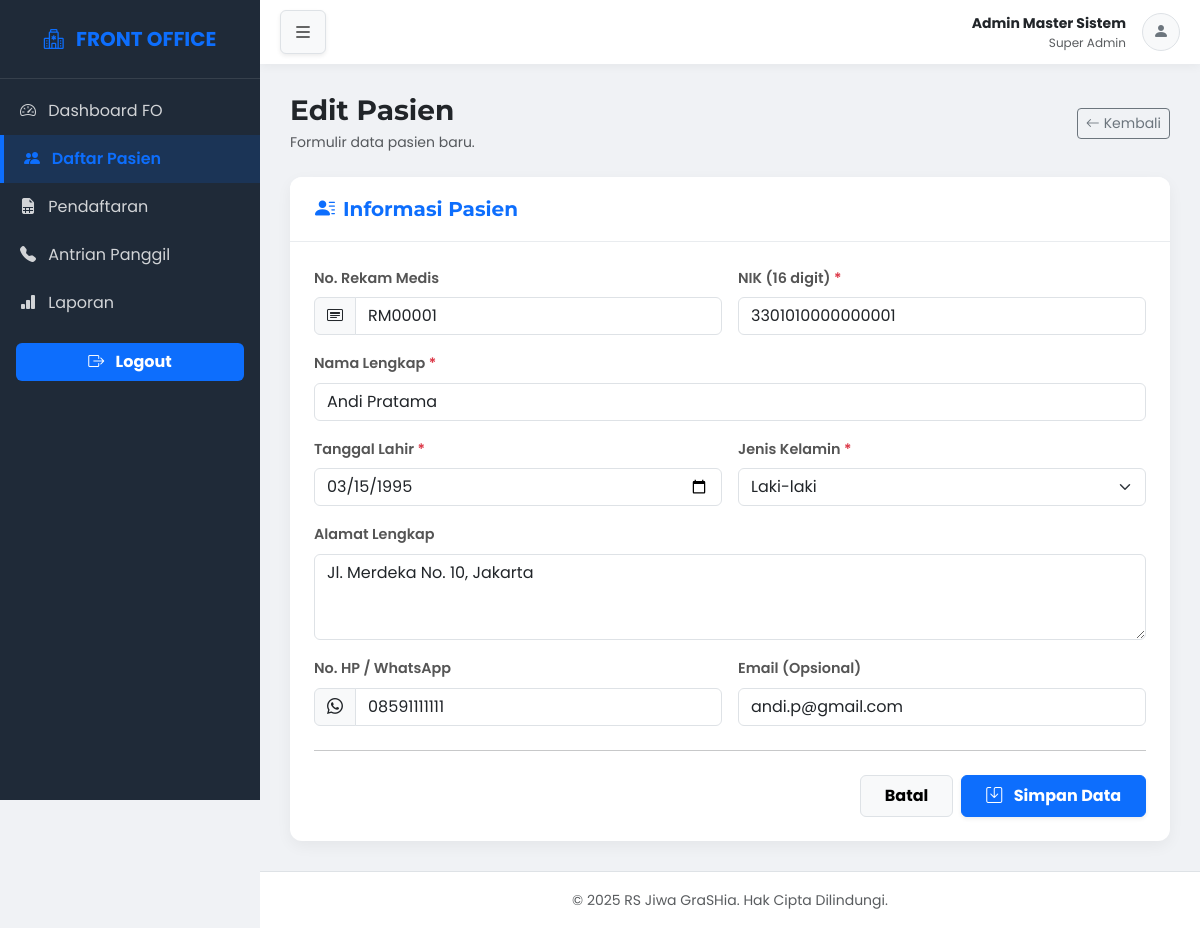
Screenshot of /pasien_form.php?id=1 (signed in) with the database file from the repository.
### tables this page shows
CREATE TABLE `pasien` (
  `pasien_id` int(11) NOT NULL,
  `no_rekam_medis` varchar(15) DEFAULT NULL,
  `nik` varchar(16) NOT NULL,
  `nama_lengkap` varchar(100) NOT NULL,
  `tgl_lahir` date NOT NULL,
  `jenis_kelamin` enum('Laki-laki','Perempuan') NOT NULL,
  `alamat` text DEFAULT NULL,
  `no_hp` varchar(15) DEFAULT NULL,
  `email` varchar(100) DEFAULT NULL,
  `tgl_daftar` datetime NOT NULL
);

### pasien_form.php (the view, shortened to what this page needs)
<?php
include "koneksi.php";
$nama_lengkap_admin = htmlspecialchars($_SESSION['nama_lengkap'] ?? 'User');
$role_admin = htmlspecialchars($_SESSION['role'] ?? 'Guest');
$current_file = 'pasien_list.php';
$pasien_id = isset($_GET['id']) ? (int)$_GET['id'] : 0;
$pasien_data = [];
$mode = $pasien_id > 0 ? 'Edit' : 'Tambah';
$menu_items = [
    [ 'title' => 'Dashboard FO', 'icon' => 'bi-speedometer2', 'link' => 'frontoffice_dashboard.php' ],
    [ 'title' => 'Daftar Pasien', 'icon' => 'bi-people-fill', 'link' => 'pasien_list.php' ],
    [ 'title' => 'Pendaftaran', 'icon' => 'bi-file-earmark-spreadsheet-fill', 'link' => 'pendaftaran_list.php' ],
    [ 'title' => 'Antrian Panggil', 'icon' => 'bi-telephone-fill', 'link' => 'antrian_call.php' ],
    [ 'title' => 'Laporan', 'icon' => 'bi-bar-chart-fill', 'link' => 'report.php' ],
];
if ($mode === 'Edit') {
    $sql = "SELECT * FROM pasien WHERE pasien_id = $pasien_id";
    $result = mysqli_query($conn, $sql);
    if ($result && mysqli_num_rows($result) == 1) {
        $pasien_data = mysqli_fetch_assoc($result);
    } else {
        $error_message = "Data Pasien tidak ditemukan.";
        $pasien_id = 0;
        $mode = 'Tambah';
    }
}
?>
<!DOCTYPE html>
<html lang="id">
<head>
    <link href="https://cdn.jsdelivr.net/npm/bootstrap@5.3.3/dist/css/bootstrap.min.css" rel="stylesheet">
    <link rel="stylesheet" href="https://cdn.jsdelivr.net/npm/bootstrap-icons@1.11.3/font/bootstrap-icons.min.css">
</head>
<body>
<div id="wrapper">
    <div id="sidebar-wrapper">
        <div class="sidebar-heading">
            <i class="bi bi-hospital me-2"></i> FRONT OFFICE
        </div>
        <div class="list-group list-group-flush mt-2">
            <?php foreach ($menu_items as $item):
                $active_class = ($item['link'] == $current_file) ? 'active-menu' : '';
            ?>
                <a href="<?php echo $item['link']; ?>" class="list-group-item list-group-item-action <?php echo $active_class; ?>">
                    <i class="bi <?php echo $item['icon']; ?> me-2"></i> <?php echo $item['title']; ?>
                </a>
            <?php endforeach; ?>
        </div>
        <div class="mt-auto p-3 mb-3">
             <a class="btn w-100 fw-bold" href="logout.php" style="background-color: var(--primary-highlight); color: white;">
                 <i class="bi bi-box-arrow-right me-2"></i> Logout
             </a>
        </div>
    </div>
    <div id="page-content-wrapper">
        <nav class="navbar navbar-expand-lg navbar-light navbar-top sticky-top">
            <div class="container-fluid px-0">
                <button class="btn btn-light border shadow-sm" id="sidebarToggle">
                    <i class="bi bi-list fs-5"></i>
                </button>
                <div class="ms-auto d-flex align-items-center">
                    <div class="d-none d-md-block text-end me-3">
                        <span class="d-block fw-bold small text-dark"><?php echo $nama_lengkap_admin; ?></span>
                        <span class="d-block text-muted" style="font-size: 0.75rem;"><?php echo $role_admin; ?></span>
                    </div>
                    <div class="bg-light rounded-circle d-flex align-items-center justify-content-center border" style="width: 38px; height: 38px;">
                        <i class="bi bi-person-fill text-secondary"></i>
                    </div>
                </div>
            </div>
        </nav>
        <div class="main-content">
            <div class="d-flex justify-content-between align-items-center mb-4">
                <div>
                    <h3 class="fw-bold text-dark mb-1"><?php echo $mode; ?> Pasien</h3>
                    <p class="text-muted small mb-0">Formulir data pasien baru.</p>
                </div>
                <a href="pasien_list.php" class="btn btn-outline-secondary btn-sm d-flex align-items-center">
                    <i class="bi bi-arrow-left me-1"></i> Kembali
                </a>
            </div>
            <div class="card card-custom">
                <div class="card-header-custom">
                    <h5 class="mb-0 fw-bold text-primary"><i class="bi bi-person-lines-fill me-2"></i>Informasi Pasien</h5>
                </div>
                <div class="card-body p-4">
                    <form method="post" action="<?php echo htmlspecialchars($_SERVER["PHP_SELF"]);?>">
                        <div class="row g-3">
                            <div class="col-12 col-md-6">
                                <label for="no_rekam_medis" class="form-label">No. Rekam Medis</label>
                                <div class="input-group">
                                    <span class="input-group-text bg-light"><i class="bi bi-card-heading"></i></span>
                                    <input type="text" class="form-control" id="no_rekam_medis" name="no_rekam_medis" value="<?php echo htmlspecialchars($pasien_data['no_rekam_medis'] ?? ''); ?>" placeholder="Isi No. RM">
                                </div>
                            </div>
                            <div class="col-12 col-md-6">
                                <label for="nik" class="form-label">NIK (16 digit) <span class="text-danger">*</span></label>
                                <input type="text" class="form-control" id="nik" name="nik" value="<?php echo htmlspecialchars($pasien_data['nik'] ?? ''); ?>" required pattern="\d{16}" title="NIK harus 16 digit angka" placeholder="Masukkan NIK Pasien">
                            </div>
                            <div class="col-12">
                                <label for="nama_lengkap" class="form-label">Nama Lengkap <span class="text-danger">*</span></label>
                                <input type="text" class="form-control" id="nama_lengkap" name="nama_lengkap" value="<?php echo htmlspecialchars($pasien_data['nama_lengkap'] ?? ''); ?>" required placeholder="Masukkan Nama Lengkap">
                            </div>
                            <div class="col-12 col-md-6">
                                <label for="tgl_lahir" class="form-label">Tanggal Lahir <span class="text-danger">*</span></label>
                                <input type="date" class="form-control" id="tgl_lahir" name="tgl_lahir" value="<?php echo htmlspecialchars($pasien_data['tgl_lahir'] ?? ''); ?>" required>
                            </div>
                            <div class="col-12 col-md-6">
                                <label for="jenis_kelamin" class="form-label">Jenis Kelamin <span class="text-danger">*</span></label>
                                <select id="jenis_kelamin" name="jenis_kelamin" class="form-select" required>
                                    <option value="Laki-laki" <?php echo ($pasien_data['jenis_kelamin'] ?? '') == 'Laki-laki' ? 'selected' : ''; ?>>Laki-laki</option>
                                </select>
                            </div>
                            <div class="col-12">
                                <label for="alamat" class="form-label">Alamat Lengkap</label>
                                <textarea class="form-control" id="alamat" name="alamat" rows="3" placeholder="Jalan, RT/RW..."><?php echo htmlspecialchars($pasien_data['alamat'] ?? ''); ?></textarea>
                            </div>
                            <div class="col-12 col-md-6">
                                <label for="no_hp" class="form-label">No. HP / WhatsApp</label>
                                <div class="input-group">
                                    <span class="input-group-text bg-light"><i class="bi bi-whatsapp"></i></span>
                                    <input type="text" class="form-control" id="no_hp" name="no_hp" value="<?php echo htmlspecialchars($pasien_data['no_hp'] ?? ''); ?>" placeholder="08...">
                                </div>
                            </div>
                            <div class="col-12 col-md-6">
                                <label for="email" class="form-label">Email (Opsional)</label>
                                <input type="email" class="form-control" id="email" name="email" value="<?php echo htmlspecialchars($pasien_data['email'] ?? ''); ?>" placeholder="email@contoh.com">
                            </div>
                        </div>
                        <hr class="my-4">
                        <div class="d-grid gap-2 d-md-flex justify-content-md-end">
                            <a href="pasien_list.php" class="btn btn-light border fw-bold py-2 px-4 order-2 order-md-1">Batal</a>
                            <button type="submit" class="btn btn-primary fw-bold py-2 px-4 shadow-sm order-1 order-md-2">
                                <i class="bi bi-save me-2"></i> Simpan Data
                            </button>
                        </div>
                    </form>
                </div>
            </div>
        </div>
        <footer class="mt-auto py-3 bg-white text-center border-top">
            <span class="text-muted small">&copy; <?php echo date("Y"); ?> RS Jiwa GraSHia. Hak Cipta Dilindungi.</span>
        </footer>
    </div>
</div>
</body>
</html>

### pasien_form.php (style rules this page uses)
:root { --sidebar-width: 260px; --sidebar-bg: #1f2a38; --sidebar-color: #f8f9fa; --primary-highlight: #0d6efd; --main-font: 'Poppins', sans-serif; --heading-font: 'Montserrat', sans-serif; }
body { background-color: #f0f2f5; font-family: var(--main-font); overflow-x: hidden; }
h1, h2, h3, h4, h5 { font-family: var(--heading-font); }
#wrapper { display: flex; width: 100%; align-items: stretch; transition: all 0.3s; }
#sidebar-wrapper { min-width: var(--sidebar-width); max-width: var(--sidebar-width); background: var(--sidebar-bg); color: var(--sidebar-color); transition: all 0.3s; position: fixed; height: 100vh; z-index: 1050; left: calc(var(--sidebar-width) * -1); overflow-y: auto; }
#page-content-wrapper { width: 100%; min-height: 100vh; transition: all 0.3s; display: flex; flex-direction: column; }
@media (min-width: 992px) { #sidebar-wrapper { left: 0; } }
@media (min-width: 992px) { #page-content-wrapper { margin-left: var(--sidebar-width); } }
.sidebar-heading { padding: 1.5rem 1rem; font-size: 1.25rem; color: var(--primary-highlight); border-bottom: 1px solid rgba(255, 255, 255, 0.1); font-weight: 700; text-align: center; }
.list-group-item { background: transparent; color: rgba(255,255,255,0.8); border: none; padding: 12px 20px; }
.list-group-item.active-menu { background: rgba(13, 110, 253, 0.15); color: var(--primary-highlight); border-left: 4px solid var(--primary-highlight); font-weight: 600; }
.navbar-top { background-color: white !important; box-shadow: 0 2px 10px rgba(0,0,0,.05); padding: 10px 20px; z-index: 1020; }
.main-content { padding: 20px; }
@media (min-width: 768px) { .main-content { padding: 30px; } }
.card-custom { border: none; border-radius: 12px; box-shadow: 0 5px 15px rgba(0,0,0,0.05); background-color: white; }
.card-header-custom { background-color: white; border-bottom: 1px solid #e9ecef; padding: 20px 25px; border-radius: 12px 12px 0 0 !important; }
.form-label { font-weight: 600; font-size: 0.9rem; color: #555; }

### rows the page displays
pasien: no_rekam_medis "RM00001", nik "3301010000000001", nama_lengkap "Andi Pratama", tgl_lahir "03/15/1995", jenis_kelamin "Laki-laki", alamat "Jl. Merdeka No. 10, Jakarta", no_hp "08591111111", email "andi.p@gmail.com"

### other values shown
$item['title'] "Dashboard FO"
$item['title'] "Daftar Pasien"
$item['title'] "Pendaftaran"
$item['title'] "Antrian Panggil"
$item['title'] "Laporan"
$nama_lengkap_admin "Admin Master Sistem"
$role_admin "Super Admin"
$mode "Edit"
